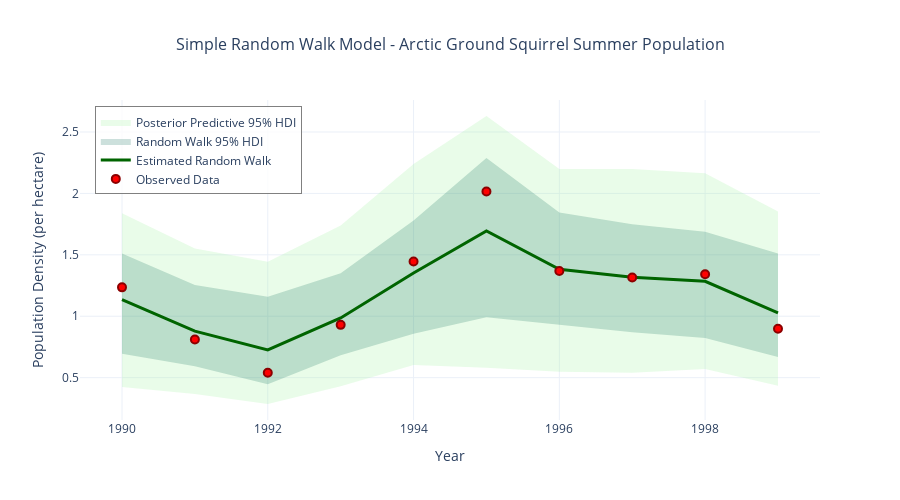

This figure's notebook cell:
### Code cell
walk_samples = az.extract(trace_simple_rw)['walk']
y_samples = az.extract(trace_simple_rw, group='posterior_predictive')['y']

walk_mean = walk_samples.mean(dim='sample')
walk_hdi = az.hdi(trace_simple_rw, var_names=['walk'])['walk']

y_mean = y_samples.mean(dim='sample')
y_hdi = az.hdi(trace_simple_rw, group='posterior_predictive', var_names=['y'])['y']

go.Figure().add_trace(go.Scatter(
    x=np.concatenate([years, years[::-1]]),
    y=np.concatenate([y_hdi[:, 1], y_hdi[::-1, 0]]),
    fill='toself',
    fillcolor='rgba(144, 238, 144, 0.2)',
    line=dict(color='rgba(255,255,255,0)'),
    name='Posterior Predictive 95% HDI',
    showlegend=True
)).add_trace(go.Scatter(
    x=np.concatenate([years, years[::-1]]),
    y=np.concatenate([walk_hdi[:, 1], walk_hdi[::-1, 0]]),
    fill='toself',
    fillcolor='rgba(0, 100, 80, 0.2)',
    line=dict(color='rgba(255,255,255,0)'),
    name='Random Walk 95% HDI',
    showlegend=True
)).add_trace(go.Scatter(
    x=years,
    y=walk_mean,
    mode='lines',
    name='Estimated Random Walk',
    line=dict(color='darkgreen', width=3)
)).add_trace(go.Scatter(
    x=years,
    y=squirrel_density,
    mode='markers',
    name='Observed Data',
    marker=dict(
        size=8,
        color='red',
        symbol='circle',
        line=dict(width=2, color='darkred')
    )
)).update_layout(
    title=dict(
        text='Simple Random Walk Model - Arctic Ground Squirrel Summer Population',
        x=0.5,
        font=dict(size=16)
    ),
    xaxis_title='Year',
    yaxis_title='Population Density (per hectare)',
    width=900,
    height=500,
    template='plotly_white',
    legend=dict(
        x=0.02,
        y=0.98,
        bgcolor='rgba(255,255,255,0.8)',
        bordercolor='gray',
        borderwidth=1
    )
)

### Figure 1 — Plotly figure (JSON) as saved in the notebook; plotly's stock layout.template omitted (floating-point values rounded to 4 significant figures)
{"data": [{"fill": "toself", "fillcolor": "rgba(144, 238, 144, 0.2)", "line": {"color": "rgba(255,255,255,0)"}, "name": "Posterior Predictive 95% HDI", "showlegend": true, "type": "scatter", "x": [1990, 1991, 1992, 1993, 1994, 1995, 1996, 1997, 1998, 1999, 1999, 1998, 1997, 1996, 1995, 1994, 1993, 1992, 1991, 1990], "y": [1.839, 1.551, 1.445, 1.738, 2.239, 2.63, 2.199, 2.198, 2.165, 1.853, 0.4343, 0.5698, 0.54, 0.5472, 0.5806, 0.6039, 0.431, 0.2855, 0.3674, 0.4231]}, {"fill": "toself", "fillcolor": "rgba(0, 100, 80, 0.2)", "line": {"color": "rgba(255,255,255,0)"}, "name": "Random Walk 95% HDI", "showlegend": true, "type": "scatter", "x": [1990, 1991, 1992, 1993, 1994, 1995, 1996, 1997, 1998, 1999, 1999, 1998, 1997, 1996, 1995, 1994, 1993, 1992, 1991, 1990], "y": [1.512, 1.254, 1.158, 1.349, 1.779, 2.287, 1.844, 1.748, 1.687, 1.511, 0.6691, 0.8235, 0.869, 0.9308, 0.9919, 0.8565, 0.6826, 0.4463, 0.5939, 0.6947]}, {"line": {"color": "darkgreen", "width": 3}, "mode": "lines", "name": "Estimated Random Walk", "type": "scatter", "x": [1990, 1991, 1992, 1993, 1994, 1995, 1996, 1997, 1998, 1999], "y": [1.136, 0.8784, 0.7263, 0.9863, 1.352, 1.695, 1.383, 1.317, 1.284, 1.027]}, {"marker": {"color": "red", "line": {"color": "darkred", "width": 2}, "size": 8, "symbol": "circle"}, "mode": "markers", "name": "Observed Data", "type": "scatter", "x": [1990, 1991, 1992, 1993, 1994, 1995, 1996, 1997, 1998, 1999], "y": [1.235, 0.81, 0.54, 0.93, 1.445, 2.015, 1.368, 1.315, 1.342, 0.8987]}], "layout": {"height": 500, "legend": {"bgcolor": "rgba(255,255,255,0.8)", "bordercolor": "gray", "borderwidth": 1, "x": 0.02, "y": 0.98}, "title": {"font": {"size": 16}, "text": "Simple Random Walk Model - Arctic Ground Squirrel Summer Population", "x": 0.5}, "width": 900, "xaxis": {"title": {"text": "Year"}}, "yaxis": {"title": {"text": "Population Density (per hectare)"}}}}
